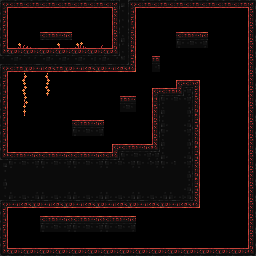

Rendered tile map (Tiled .tmx) drawn with the repository's tilesets; below, a short description and the full map source, tile grids included:
An orthogonal 32x32 tile map with 8x8 px tiles, 1 tile layer (Camada de Blocos 1) and 22 objects (22x Collision).

<map version="1.10" tiledversion="git" orientation="orthogonal" renderorder="right-down" width="32" height="32" tilewidth="8" tileheight="8" infinite="0" nextlayerid="3" nextobjectid="31">
 <tileset firstgid="1" source="Blood Temple Tileset.tsx" />
 <layer id="1" name="Camada de Blocos 1" width="32" height="32">
  <data encoding="csv">
174,175,176,175,176,175,176,175,176,175,176,175,176,175,177,146,174,175,176,175,176,175,176,175,176,175,176,175,176,175,176,177,
206,0,0,0,0,0,0,0,0,0,0,0,0,0,209,178,206,0,0,0,0,0,0,0,0,0,0,0,0,0,0,209,
238,0,0,0,0,0,0,0,0,0,0,0,0,0,241,274,238,0,0,0,0,0,0,0,0,0,0,0,0,0,0,241,
238,0,0,0,0,0,0,0,0,0,0,0,0,0,241,178,206,0,0,0,0,0,0,0,0,0,0,0,0,0,0,209,
206,0,0,0,0,132,133,134,135,0,0,0,0,0,209,210,168,0,0,0,0,0,132,133,134,135,0,0,0,0,0,241,
238,0,39,40,0,0,0,38,0,41,42,0,47,0,241,242,200,0,0,0,0,0,164,165,166,167,0,0,0,0,0,209,
270,271,272,271,272,271,272,271,272,271,272,271,272,271,273,274,232,0,0,0,0,0,0,0,0,0,0,0,0,0,0,241,
302,303,304,305,302,303,304,303,304,303,304,303,303,304,305,306,264,0,0,133,0,0,0,0,0,0,0,0,0,0,0,209,
174,175,176,292,293,294,295,176,292,293,294,295,292,293,294,295,296,0,0,165,0,0,0,0,0,0,0,0,0,0,0,241,
206,0,650,651,0,654,655,0,0,0,0,0,0,0,0,0,0,0,0,0,0,0,0,0,0,0,0,0,0,0,0,209,
238,0,682,683,0,686,687,0,0,0,0,0,0,0,0,0,0,0,0,0,0,0,131,132,136,0,0,0,0,0,0,241,
206,0,714,715,0,718,719,0,0,0,0,0,0,0,0,0,0,0,0,131,132,133,273,167,238,0,0,0,0,0,0,209,
238,0,746,747,0,0,0,0,0,0,0,0,0,0,0,133,134,0,0,163,164,165,166,167,168,0,0,0,0,0,0,241,
206,0,778,779,0,0,0,0,0,0,0,0,0,0,0,165,166,0,0,209,196,197,198,199,200,0,0,0,0,0,0,209,
238,0,810,811,0,0,0,0,0,0,0,0,0,0,0,0,0,0,0,241,228,229,230,231,232,0,0,0,0,0,0,241,
206,0,0,0,0,0,0,0,0,132,133,134,135,0,0,0,0,0,0,209,260,229,230,263,264,0,0,0,0,0,0,209,
238,0,0,0,0,0,0,0,0,164,165,166,167,0,0,0,0,0,0,241,164,229,230,167,168,0,0,0,0,0,0,241,
206,0,0,0,0,0,0,0,0,0,0,0,0,0,0,0,0,0,0,209,196,197,198,199,200,0,0,0,0,0,0,209,
238,0,0,0,0,0,0,0,0,0,0,0,0,0,131,132,133,134,135,273,228,229,230,231,232,0,0,0,0,0,0,241,
270,132,133,134,135,132,133,134,135,132,133,134,135,132,273,164,165,166,167,167,260,229,230,263,264,0,0,0,0,0,0,209,
141,164,165,166,167,164,165,166,167,164,165,166,167,164,165,166,167,164,165,167,164,165,230,167,168,0,0,0,0,0,0,241,
173,197,198,197,198,197,198,197,198,197,198,197,198,197,198,197,198,197,198,197,198,197,198,199,200,0,0,0,0,0,0,209,
205,197,198,197,198,197,198,197,198,197,198,197,198,197,198,197,198,197,198,197,198,229,230,231,232,0,0,0,0,0,0,241,
237,229,230,229,230,229,230,229,229,229,230,229,230,229,230,229,230,229,230,229,230,229,230,263,264,0,0,0,0,0,0,209,
269,260,261,262,263,260,261,262,263,260,261,262,263,260,261,262,263,260,261,262,263,260,261,263,168,0,0,0,0,0,0,241,
174,293,294,295,292,293,294,295,292,293,294,295,292,293,294,295,292,293,294,295,292,293,294,295,296,0,0,0,0,0,0,209,
238,0,0,0,0,0,0,0,0,0,0,0,0,0,0,0,0,0,0,0,0,0,0,0,0,0,0,0,0,0,0,241,
206,0,0,0,0,132,133,134,135,132,133,134,135,132,133,134,135,0,0,0,0,0,0,0,0,0,0,0,0,0,0,209,
238,0,0,0,0,164,165,166,167,164,165,166,167,164,165,166,167,0,0,0,0,0,0,0,0,0,0,0,0,0,0,241,
206,0,0,0,0,0,0,0,0,0,0,0,0,0,0,0,0,0,0,0,0,0,0,0,0,0,0,0,0,0,0,209,
238,0,0,0,0,0,0,0,0,0,0,0,0,0,0,0,0,0,0,0,0,0,0,0,0,0,0,0,0,0,0,241,
270,271,272,271,272,271,272,271,272,271,272,271,272,271,272,271,272,271,272,271,272,271,272,271,272,271,272,271,272,271,272,273
</data>
 </layer>
 <objectgroup id="2" name="Camada de Objetos 1">
  <object id="1" name="Collision" x="0" y="0" width="8" height="256" />
  <object id="11" name="Collision" x="248" y="0" width="8" height="256" />
  <object id="9" name="Collision" x="112" y="7" width="24" height="64" />
  <object id="14" name="Collision" x="112" y="152" width="32" height="24" />
  <object id="24" name="Collision" x="112" y="144" width="40" height="8" />
  <object id="15" name="Collision" x="152" y="88" width="48" height="40" />
  <object id="26" name="Collision" x="192" y="128" width="8" height="80" />
  <object id="27" name="Collision" x="144" y="200" width="48" height="8" />
  <object id="28" name="Collision" x="152" y="184" width="40" height="16" />
  <object id="29" name="Collision" x="160" y="168" width="32" height="16" />
  <object id="30" name="Collision" x="168" y="152" width="24" height="16" />
  <object id="3" name="Collision" x="8" y="0" width="240" height="8" />
  <object id="12" name="Collision" x="8" y="248" width="240" height="8" />
  <object id="10" name="Collision" x="40" y="32" width="32" height="8" />
  <object id="16" name="Collision" x="72" y="120" width="32" height="16" />
  <object id="17" name="Collision" x="176" y="32" width="32" height="16" />
  <object id="20" name="Collision" x="176" y="80" width="24" height="8" />
  <object id="21" name="Collision" x="152" y="56" width="8" height="16" />
  <object id="22" name="Collision" x="120" y="96" width="16" height="16" />
  <object id="23" name="Collision" x="40" y="216" width="96" height="16" />
  <object id="5" name="Collision" x="8" y="48" width="104" height="24" />
  <object id="13" name="Collision" x="8" y="152" width="104" height="56" />
 </objectgroup>
</map>
